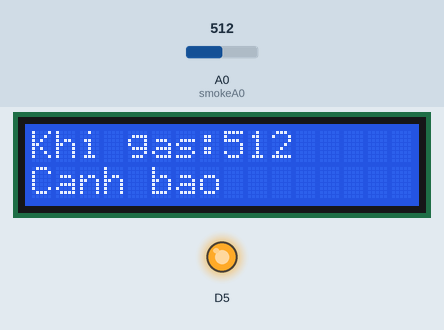
Recording of a sketch running on a simulated ESP8266 (NodeMCU). Parts: 16×2 character LCD, output pins drawn as LEDs (lit = HIGH). Inputs (shaded band) come from the test bench; at power-on: A0 (smokeA0) = 512. WiFi joins after 1.5 s; servers stay silent unless stated; what the sketch prints to the serial monitor is not drawn.

Above: at 4.9 s.
5.0 s: A0 (smokeA0) set to 489
At 7.4 s:
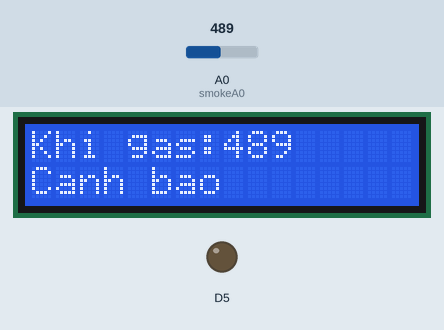
8.3 s: A0 (smokeA0) set to 510
At 10.5 s:
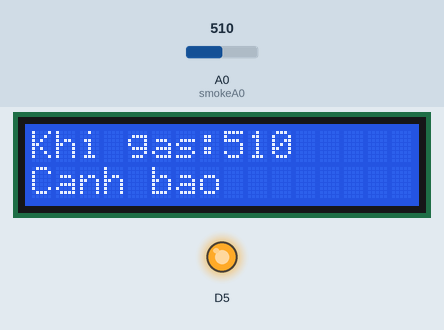
10.8 s: A0 (smokeA0) set to 490
At 12.3 s:
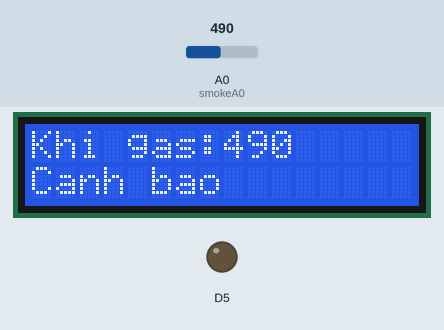
Timing chart, 0 to 13.8 s (numbered marks = the images above; inputs shaded):
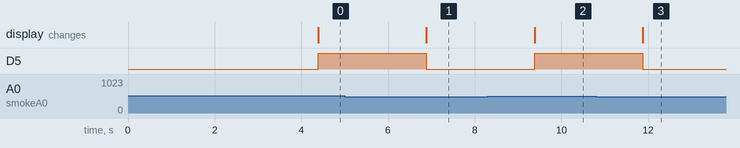

The sketch:

blynk.ino
```cpp
#include "LiquidCrystal_I2C.h"
#define BLYNK_TEMPLATE_ID "TMPLYUot94ay"
#define BLYNK_DEVICE_NAME "GAS"
#define BLYNK_AUTH_TOKEN "Ij-BwVEMGHmUxc9hkdntf_Oc1eqa3ulN"
#define BLYNK_PRINT Serial
#include <ESP8266WiFi.h>
#include <BlynkSimpleEsp8266.h>

int lcdColumns = 16;
int lcdRows = 2;

LiquidCrystal_I2C lcd(0x3F, lcdColumns, lcdRows);
char auth[] = BLYNK_AUTH_TOKEN;

char ssid[] = "LAN";  // type your wifi name
char pass[] = "phongkhongcho";  // type your wifi password
int smokeA0 = A0;
int data = 0;
int sensorThres = 100;


BlynkTimer timer;


void setup(){
  pinMode(D5, OUTPUT);
  // initialize LCD
  lcd.init();
  // turn on LCD backlight
  lcd.backlight();
  // set cursor to first column, first row
  lcd.setCursor(0, 0);
  // print message
  lcd.print("Khi gas:");
  pinMode(smokeA0, INPUT);
   Serial.begin(115200);
  Blynk.begin(auth, ssid, pass);
  //dht.begin();
  timer.setInterval(2500L, sendSensor);
}

void sendSensor(){
  int data = analogRead(smokeA0);
  lcd.setCursor(8, 0);
  lcd.print(data);
  if (data >= 500){
    lcd.setCursor(0, 1);
    lcd.print("Canh bao");
    Serial.println ("warnning");
    digitalWrite(D5, HIGH);
  }
  else {
    digitalWrite(D5, LOW);
  }

  Blynk.virtualWrite(V0, data);
  Serial.print("Pin A0: ");
  Serial.println(data);
  if(data > 20){
    Blynk.email("test@gmail.com", "Alert", "Gas Leakage Detected!");
    Blynk.logEvent("gas_alert","Gas Leakage Detected");
  }
}


void loop(){
  Blynk.run();
  timer.run();
}
```

Measured:
- the behaviour switches between 500 and 499 on A0 (smokeA0) (found by bisection; images 0 and 1)
- after the input at 5.0 s, D5: HIGH → LOW after 1.9 s; the display: changes after 1.9 s (image 1)
- after the input at 8.3 s, D5: LOW → HIGH after 1.1 s; the display: changes after 1.1 s (image 2)
- after the input at 10.8 s, D5: HIGH → LOW after 1.1 s; the display: changes after 1.1 s (image 3)
